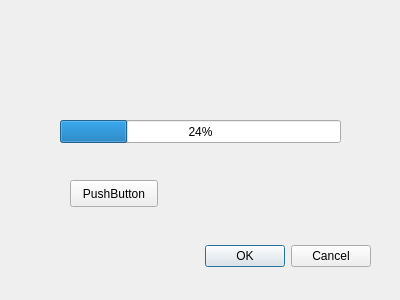
<?xml version="1.0" encoding="UTF-8"?>
<ui version="4.0">
 <class>ProcessDialog</class>
 <widget class="QDialog" name="ProcessDialog">
  <property name="geometry">
   <rect>
    <x>0</x>
    <y>0</y>
    <width>400</width>
    <height>300</height>
   </rect>
  </property>
  <property name="windowTitle">
   <string>Dialog</string>
  </property>
  <widget class="QDialogButtonBox" name="buttonBox">
   <property name="geometry">
    <rect>
     <x>30</x>
     <y>240</y>
     <width>341</width>
     <height>32</height>
    </rect>
   </property>
   <property name="orientation">
    <enum>Qt::Horizontal</enum>
   </property>
   <property name="standardButtons">
    <set>QDialogButtonBox::Cancel|QDialogButtonBox::Ok</set>
   </property>
  </widget>
  <widget class="QProgressBar" name="progressBar">
   <property name="geometry">
    <rect>
     <x>60</x>
     <y>120</y>
     <width>281</width>
     <height>23</height>
    </rect>
   </property>
   <property name="value">
    <number>24</number>
   </property>
  </widget>
  <widget class="QPushButton" name="pushButton">
   <property name="geometry">
    <rect>
     <x>70</x>
     <y>180</y>
     <width>88</width>
     <height>27</height>
    </rect>
   </property>
   <property name="text">
    <string>PushButton</string>
   </property>
  </widget>
 </widget>
 <resources/>
 <connections>
  <connection>
   <sender>buttonBox</sender>
   <signal>accepted()</signal>
   <receiver>ProcessDialog</receiver>
   <slot>accept()</slot>
   <hints>
    <hint type="sourcelabel">
     <x>248</x>
     <y>254</y>
    </hint>
    <hint type="destinationlabel">
     <x>157</x>
     <y>274</y>
    </hint>
   </hints>
  </connection>
  <connection>
   <sender>buttonBox</sender>
   <signal>rejected()</signal>
   <receiver>ProcessDialog</receiver>
   <slot>reject()</slot>
   <hints>
    <hint type="sourcelabel">
     <x>316</x>
     <y>260</y>
    </hint>
    <hint type="destinationlabel">
     <x>286</x>
     <y>274</y>
    </hint>
   </hints>
  </connection>
 </connections>
</ui>
